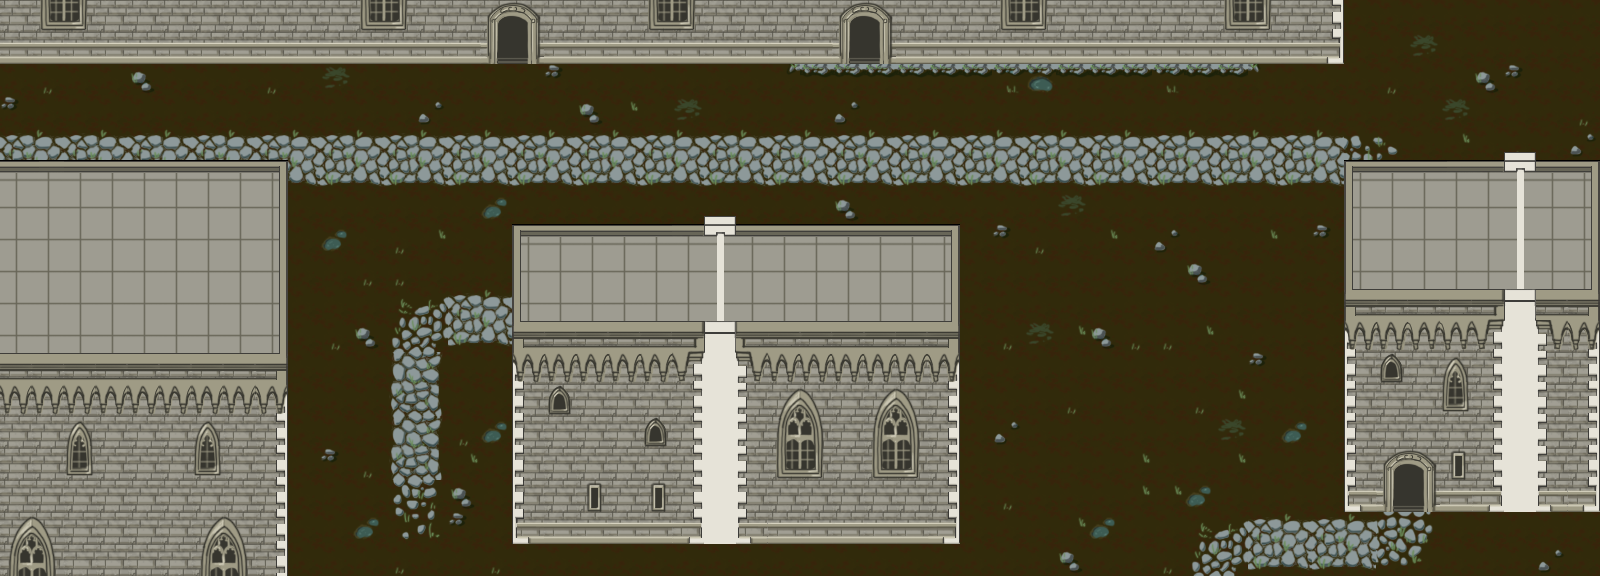

The image is a tile-based game level rendered from a .tmx file. Its description and source (layers, tilesets, objects; grid data summarised) follow:
An orthogonal 50x18 tile map with 32x32 px tiles, 3 tile layers (Tile Layer 1, Tile Layer 2, Tile Layer 3) and 8 objects.

<map version="1.8" tiledversion="1.8.2" orientation="orthogonal" renderorder="right-down" width="50" height="18" tilewidth="32" tileheight="32" infinite="0" nextlayerid="19" nextobjectid="168">
 <tileset firstgid="1" source="Environment.tsx" />
 <layer id="13" name="Tile Layer 1" width="50" height="18">
  <data>[900 cells, 84 non-empty, 10 distinct tile ids]</data>
 </layer>
 <layer id="14" name="Tile Layer 2" width="50" height="18">
  <data>[900 cells, 471 non-empty, 37 distinct tile ids]</data>
 </layer>
 <layer id="15" name="Tile Layer 3" width="50" height="18">
  <data>[900 cells, 351 non-empty, 76 distinct tile ids]</data>
 </layer>
 <objectgroup id="4" name="rooms">
  <properties>
   <property name="room" type="bool" value="true" />
  </properties>
 </objectgroup>
 <objectgroup id="17" name="trees">
  <properties>
   <property name="tree" type="bool" value="true" />
  </properties>
  <object id="154" x="1561.33" y="60">
   <point />
  </object>
  <object id="155" x="37.3333" y="52">
   <point />
  </object>
  <object id="163" x="1108" y="606.667">
   <point />
  </object>
  <object id="164" x="1196" y="737.333">
   <point />
  </object>
 </objectgroup>
 <objectgroup id="18" name="texts">
  <object id="165" x="24.1667" y="83.1667" width="714.333" height="28.3333">
   <text fontfamily="MS Shell Dlg 2" pixelsize="19" wrap="1" color="#bca1a1">The legendary theif Robyn Hood is stalking the streets of the baron's bountiful town</text>
  </object>
  <object id="166" x="782.167" y="212.167" width="511.333" height="28.3333">
   <text fontfamily="MS Shell Dlg 2" pixelsize="19" wrap="1" color="#caa49e">As her Spirit Guardian, you must assist her using your magic</text>
  </object>
  <object id="167" x="355.834" y="106.833" width="714.333" height="28.3333">
   <text fontfamily="MS Shell Dlg 2" pixelsize="19" wrap="1" color="#bca1a1">She is looking to plunder the riches of this opulent place to help her starving village</text>
  </object>
 </objectgroup>
 <objectgroup id="5" name="hero">
  <properties>
   <property name="hero" type="bool" value="true" />
  </properties>
  <object id="152" x="-276.333" y="121.333">
   <polyline points="0,0 1885.66,0" />
  </object>
 </objectgroup>
 <objectgroup id="12" name="gold">
  <properties>
   <property name="gold" type="bool" value="true" />
  </properties>
 </objectgroup>
 <objectgroup id="10" name="coliiders">
  <properties>
   <property name="collidable" type="bool" value="true" />
  </properties>
 </objectgroup>
 <objectgroup id="11" name="pickup">
  <properties>
   <property name="pickup" type="bool" value="true" />
  </properties>
 </objectgroup>
 <objectgroup id="6" name="enemies">
  <properties>
   <property name="enemy" type="bool" value="true" />
  </properties>
 </objectgroup>
 <objectgroup id="8" name="obstacles">
  <properties>
   <property name="obstacle" type="bool" value="true" />
  </properties>
 </objectgroup>
 <objectgroup id="9" name="checkpoint">
  <properties>
   <property name="checkpoint" type="bool" value="true" />
  </properties>
 </objectgroup>
</map>
